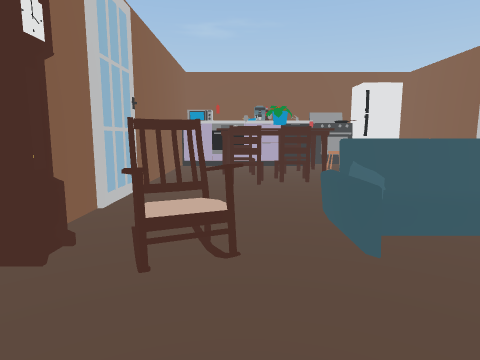
view 1 (above)

19 first-person views from a walk through a 3-D level made in the Unity game engine. The camera is 1.2 m above the floor, tilts 8° down and sees 75° across. The floor is counted in squares, 1 m on a side. Each view is taken from the middle of a square. On the plan, view 1 faces up. The plan holds only what a view shows up to about 13 squares ahead; the rest is blank. The player is left out.

view 2
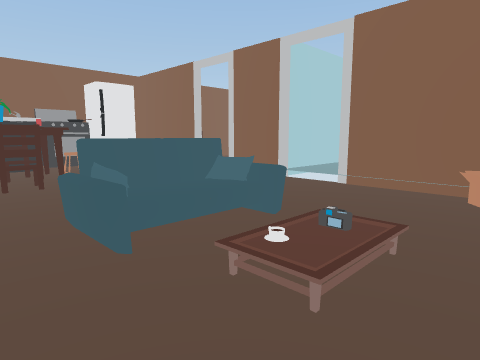

view 3
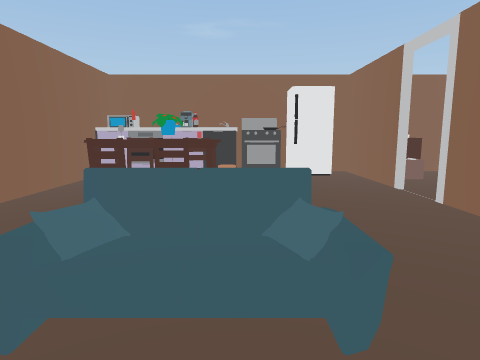

view 4
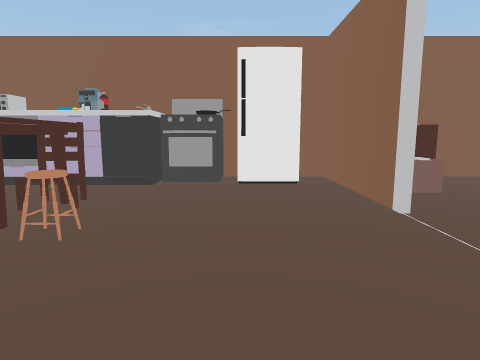

view 5
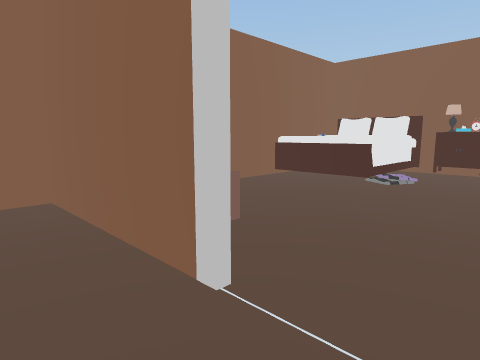

view 6
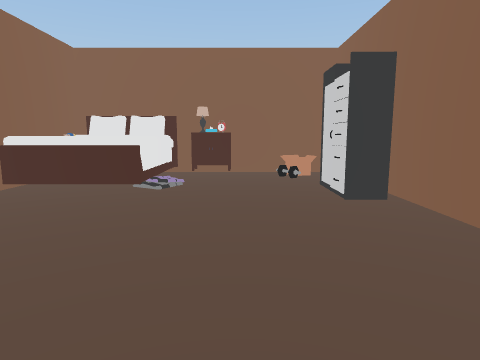

view 7
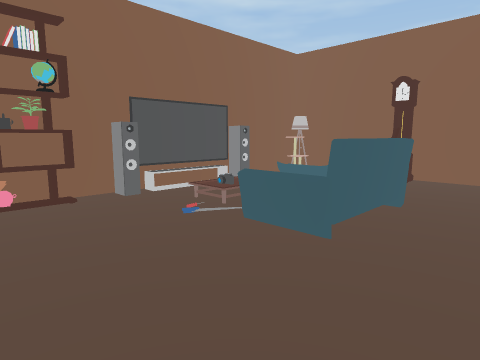

view 8
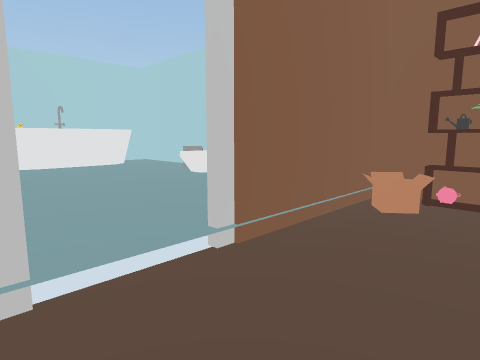

view 9
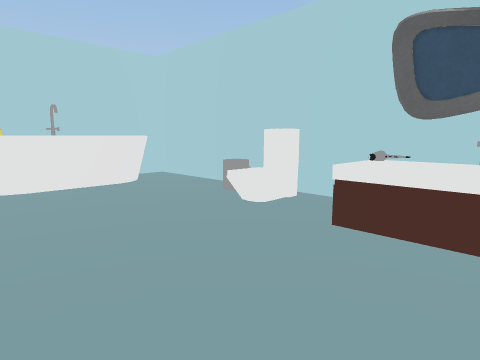

view 10
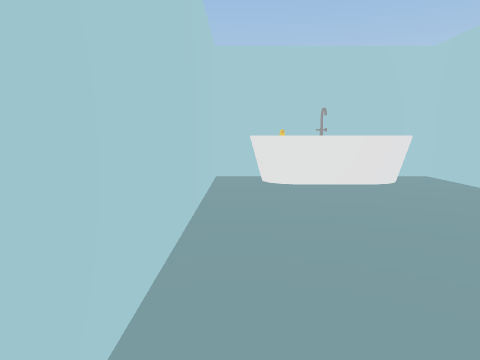

view 11
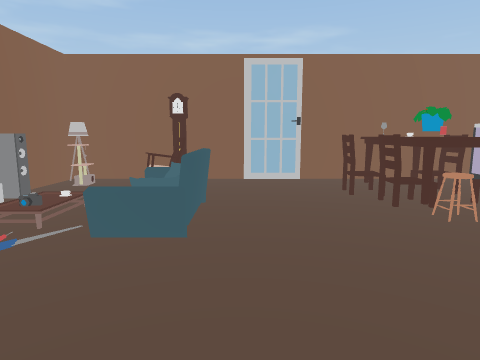

view 12
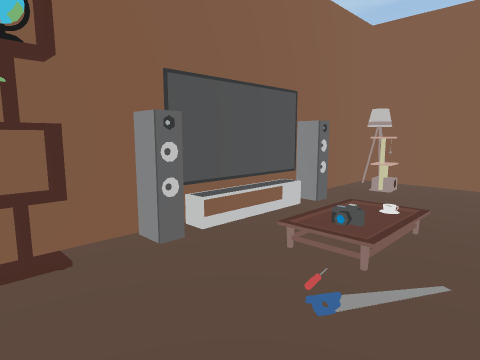

view 13
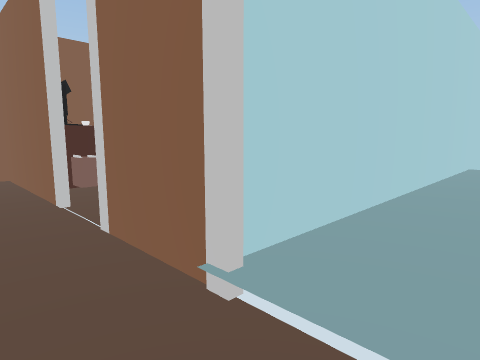

view 14
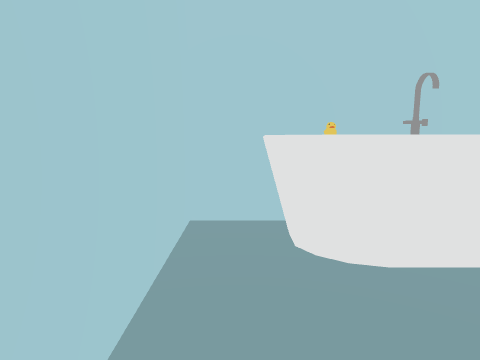

view 15
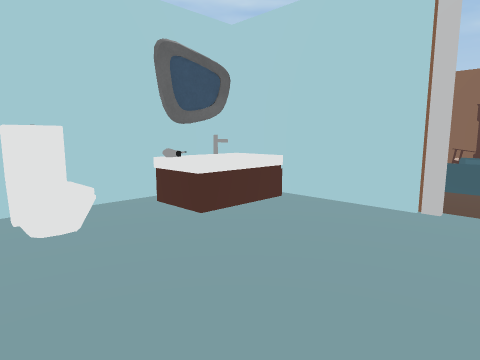

view 16
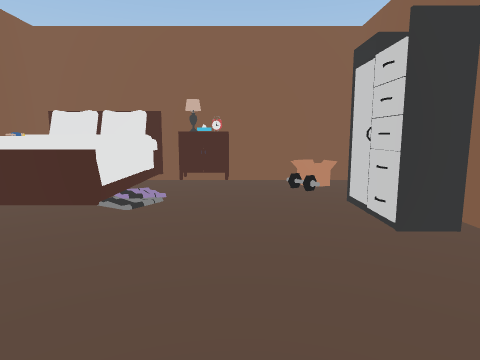

view 17
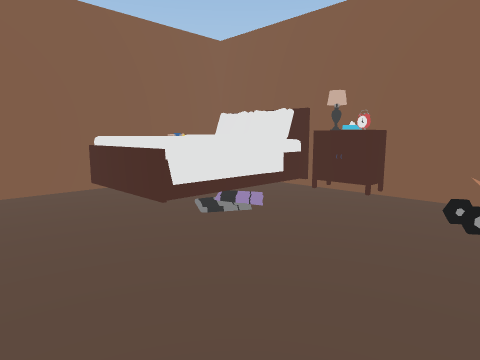

view 18
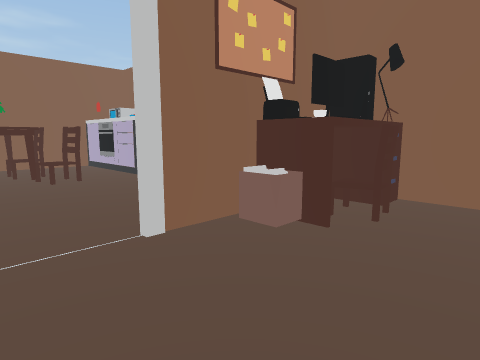

view 19
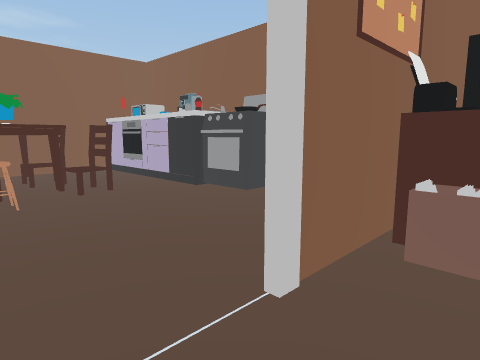

### Floor plan
Key: @ floor where view 1 was taken; # wall or solid block; . main floor; : floor 0.25 m higher than the main floor; + floor 0.5 m higher than the main floor; / step, stairs or slope; = window, fence, low wall or low ledge; S stove; T table; F fridge; C chair; A sofa; L clock; B box; E bed; G closet; H shelf; M mirror; O other object.
Columns run from 3 left of view 1 to 18 right of it. Each row starts with its distance up from view 1.
 14  #T TTSS###OO####EEEE#
 13  TTTTTSSF#.OC....EEEE
 12 #..........OO....E EE
 11 #....C.....B.....EEEE#
 10 #..CTT.....#........O#
  9 #..TOTO.............O#
  8 #..CCC.....#.......B=#
  7 ##.........#....GGG+=#
  6 ##.........###########
  5 #..........::::::::OO#
  4 #...AOAA...::::::::OO#
  3 #LCCA//A...#:::::::OO#
  2 #.C..//....#:::::::OO#
  1 #....//...B#:::O:::O #
  0 #OO@///#HO#OM::OO::::#
 -1 ######################

Where each view was taken, in squares from view 1:
view 1: 0 up, 0 right, facing up
view 2: 0 up, 0 right, facing up-right
view 3: 1 up, 3 right, facing up
view 4: 5 up, 5 right, facing up
view 5: 8 up, 6 right, facing up-right
view 6: 9 up, 7 right, facing right
view 7: 6 up, 7 right, facing down-left
view 8: 6 up, 5 right, facing down-right
view 9: 5 up, 8 right, facing down-right
view 10: 5 up, 8 right, facing right
view 11: 5 up, 8 right, facing left
view 12: 3 up, 6 right, facing down-left
view 13: 4 up, 6 right, facing up-right
view 14: 5 up, 13 right, facing right
view 15: 5 up, 13 right, facing down-left
view 16: 9 up, 9 right, facing right
view 17: 7 up, 11 right, facing up-right
view 18: 8 up, 11 right, facing up-left
view 19: 8 up, 9 right, facing up-left
